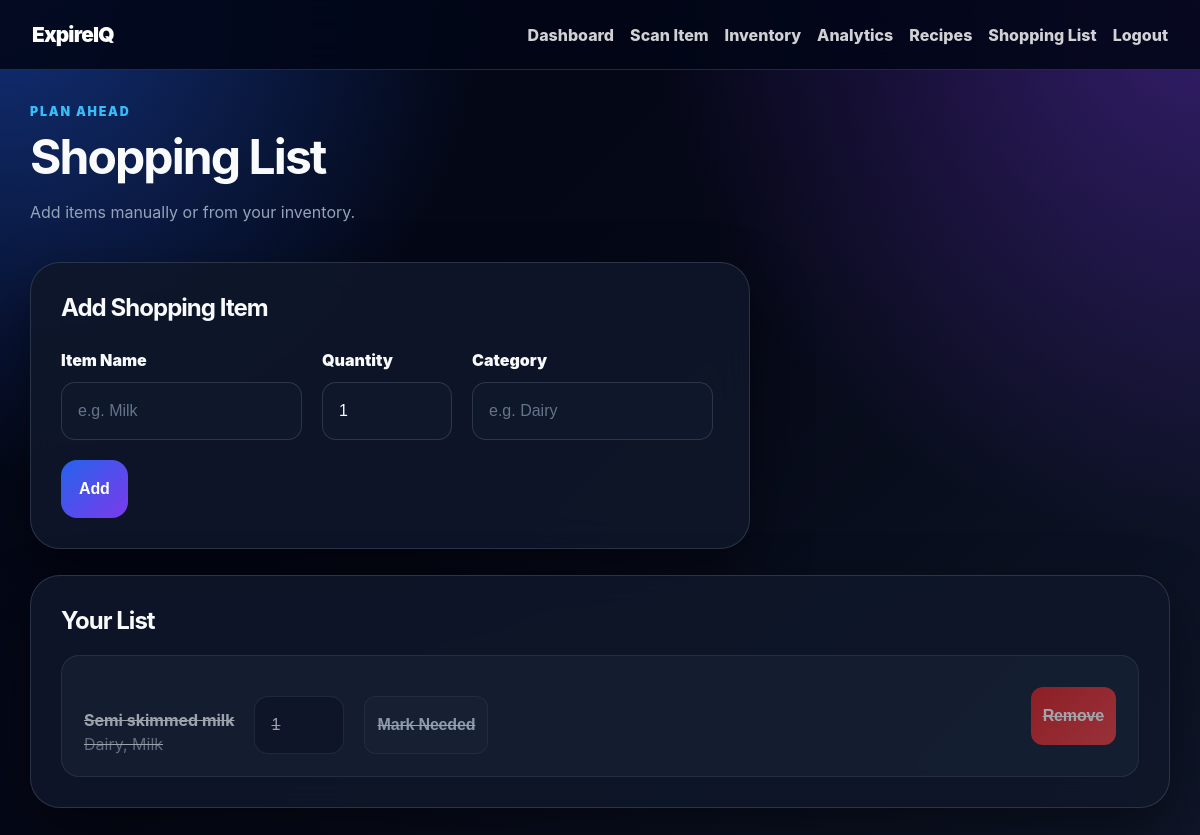
Page /shopping-list (signed in) on the committed database.
### app/models.py (models this page shows)
class ShoppingListItem(Base):
    __tablename__ = "shopping_list_items"
    id: Mapped[int] = mapped_column(primary_key=True, index=True)
    user_id: Mapped[int] = mapped_column(ForeignKey("users.id"))
    name: Mapped[str] = mapped_column(String)
    category: Mapped[Optional[str]] = mapped_column(String, nullable=True)
    quantity: Mapped[int] = mapped_column(Integer, default=1)
    completed: Mapped[int] = mapped_column(Integer, default=0)
    created_at: Mapped[datetime] = mapped_column(DateTime, default=datetime.utcnow)

### app/main.py (the view)
@app.get("/shopping-list")
def shopping_list_page(request: Request, db: Session = Depends(get_db)):
    user = require_user(request, db)
    shopping_items = crud.get_shopping_list(db, user.id)
    return templates.TemplateResponse(
        request,
        "shopping_list.html",
        {
            "user": user,
            "shopping_items": shopping_items
        }
    )

### templates/shopping_list.html (shortened to what this page needs)
<!DOCTYPE html>
<html>
<head>
    <link rel="stylesheet" href="/static/style.css">
</head>
<body class="appliance-mode">
    <nav class="top-nav">
        <div class="brand">ExpireIQ</div>
        <div class="nav-links">
            <a href="/dashboard">Dashboard</a>
            <a href="/scan">Scan Item</a>
            <a href="/items">Inventory</a>
            <a href="/analytics">Analytics</a>
            <a href="/recipes">Recipes</a>
            <a href="/shopping-list">Shopping List</a>
            <a href="/logout">Logout</a>
        </div>
    </nav>
    <main>
        <section class="page-header">
            <div>
                <p class="eyebrow">Plan Ahead</p>
                <h1>Shopping List</h1>
                <p class="muted">Add items manually or from your inventory.</p>
            </div>
        </section>
        <section class="card form-card">
            <h2>Add Shopping Item</h2>
            <form method="post" action="/shopping-list/add" class="inline-form">
                <div class="field">
                    <label>Item Name</label>
                    <input type="text" name="name" placeholder="e.g. Milk" required>
                </div>
                <div class="field small-field">
                    <label>Quantity</label>
                    <input type="number" name="quantity" value="1" min="1" required>
                </div>
                <div class="field">
                    <label>Category</label>
                    <input type="text" name="category" placeholder="e.g. Dairy">
                </div>
                <button type="submit" class="primary">Add</button>
            </form>
        </section>
        <section class="card">
            <h2>Your List</h2>
            {% if shopping_items %}
                <div class="shopping-list">
                    {% for item in shopping_items %}
                        <div class="shopping-row {% if item.completed %}completed{% endif %}">
                            <form method="post" action="/shopping-list/{{ item.id }}/update" class="shopping-update-form">
                                <div>
                                    <strong>{{ item.name }}</strong>
                                    <p>{{ item.category or "No category" }}</p>
                                </div>
                                <input class="quantity-input" type="number" name="quantity" value="{{ item.quantity }}" min="1">
                                <button class="secondary small" type="submit">
                                    {% if item.completed %}Mark Needed{% else %}Mark Bought{% endif %}
                                </button>
                            </form>
                            <form method="post" action="/shopping-list/{{ item.id }}/delete">
                                <button class="delete small" type="submit">Remove</button>
                            </form>
                        </div>
                    {% endfor %}
                </div>
            {% else %}
                <p class="empty-state">Nothing on the shopping list yet.</p>
            {% endif %}
        </section>
    </main>
</body>
</html>

### static/style.css (style rules this page uses)
:root { --bg: #050816; --surface: rgba(15, 23, 42, 0.9); --surface-soft: rgba(30, 41, 59, 0.75); --text: #f8fafc; --muted: #94a3b8; --border: rgba(148, 163, 184, 0.22); --primary: #2563eb; --primary-light: #38bdf8; --purple: #7c3aed; --success: #22c55e; --warning: #f59e0b; --danger: #ef4444; --shadow: 0 24px 60px rgba(0, 0, 0, 0.45); }
* { box-sizing: border-box; }
body { margin: 0; min-height: 100vh; font-family: Inter, Arial, sans-serif; color: var(--text); background: radial-gradient(circle at top left, rgba(37, 99, 235, 0.45), transparent 30rem), radial-gradient(circle at top right, rgba(124, 58, 237, 0.38), transparent 34rem), linear-gradient(135deg, #020617, #050816 45%, #0f172a); }
.top-nav { position: sticky; top: 0; z-index: 10; background: rgba(2, 6, 23, 0.88); backdrop-filter: blur(18px); color: white; padding: 16px 28px; display: flex; justify-content: space-between; align-items: center; gap: 18px; border-bottom: 1px solid var(--border); }
.brand { font-weight: 900; letter-spacing: -0.04em; font-size: 1.3rem; }
.nav-links { display: flex; align-items: center; gap: 16px; flex-wrap: wrap; }
.nav-links a, nav a { color: rgba(255, 255, 255, 0.82); text-decoration: none; font-weight: 800; }
main { max-width: 1180px; margin: 34px auto; padding: 0 20px 44px; }
h1, h2 { letter-spacing: -0.04em; }
h1 { font-size: clamp(2rem, 4vw, 3.2rem); margin: 0; }
h2 { margin-top: 0; color: var(--text); }
.hero, .page-header { display: flex; justify-content: space-between; align-items: center; gap: 24px; margin-bottom: 24px; }
.eyebrow { margin: 0 0 8px; color: var(--primary-light); font-weight: 900; text-transform: uppercase; font-size: 0.78rem; letter-spacing: 0.14em; }
.muted { color: var(--muted); }
.card, .stat-card, .auth-box { background: var(--surface); color: var(--text); border: 1px solid var(--border); border-radius: 26px; box-shadow: var(--shadow); backdrop-filter: blur(18px); }
.card { padding: 30px; margin-bottom: 26px; }
.list-row, .shopping-row, .empty-state { background: var(--surface-soft); border: 1px solid var(--border); border-radius: 18px; }
.list-row, .shopping-row { display: flex; align-items: center; justify-content: space-between; gap: 18px; padding: 22px; }
.list-row p, .shopping-row p { margin: 4px 0 0; color: var(--muted); }
.completed { opacity: 0.62; text-decoration: line-through; }
form { display: grid; gap: 18px; }
.inline-form, .shopping-update-form { display: flex; align-items: end; gap: 20px; flex-wrap: wrap; margin-top: 18px; }
.field { display: grid; gap: 12px; margin-top: 8px; }
.field + .field { margin-top: 6px; }
.small-field { max-width: 130px; }
label { font-weight: 900; color: var(--text); }
input, select { padding: 14px 16px; border: 1px solid var(--border); border-radius: 14px; width: 100%; background: #0f172a; color: var(--text); }
input::placeholder { color: #64748b; }
button, .button-link { display: inline-flex; align-items: center; justify-content: center; padding: 13px 18px; border: none; border-radius: 16px; background: linear-gradient(135deg, var(--primary), var(--purple)); color: white; text-decoration: none; cursor: pointer; font-weight: 900; font-size: 0.92rem; letter-spacing: -0.01em; transition: transform 0.15s ease, box-shadow 0.15s ease, opacity 0.15s ease; }
button.secondary, .button-link.secondary, .secondary-button { background: rgba(30, 41, 59, 0.95); color: #dbeafe; border: 1px solid rgba(148, 163, 184, 0.15); }
button.delete { background: linear-gradient(135deg, #dc2626, #ef4444); }
button.small, .small-link { padding: 8px 12px; font-size: 0.8rem; border-radius: 12px; }
.form-card { max-width: 720px; }
.shopping-list { display: grid; gap: 18px; margin-top: 18px; }
.shopping-row { align-items: center; }
.quantity-input { max-width: 90px; }
.appliance-mode .top-nav { padding: 22px 32px; }
.appliance-mode button, .appliance-mode input, .appliance-mode select { min-height: 58px; font-size: 1rem; }
.appliance-mode .card { border-radius: 30px; }
.appliance-mode h1 { font-size: 3rem; }

### rows in the picture
ShoppingListItem: name "Semi skimmed milk", category "Dairy, Milk", quantity "1", completed "Mark Needed"
